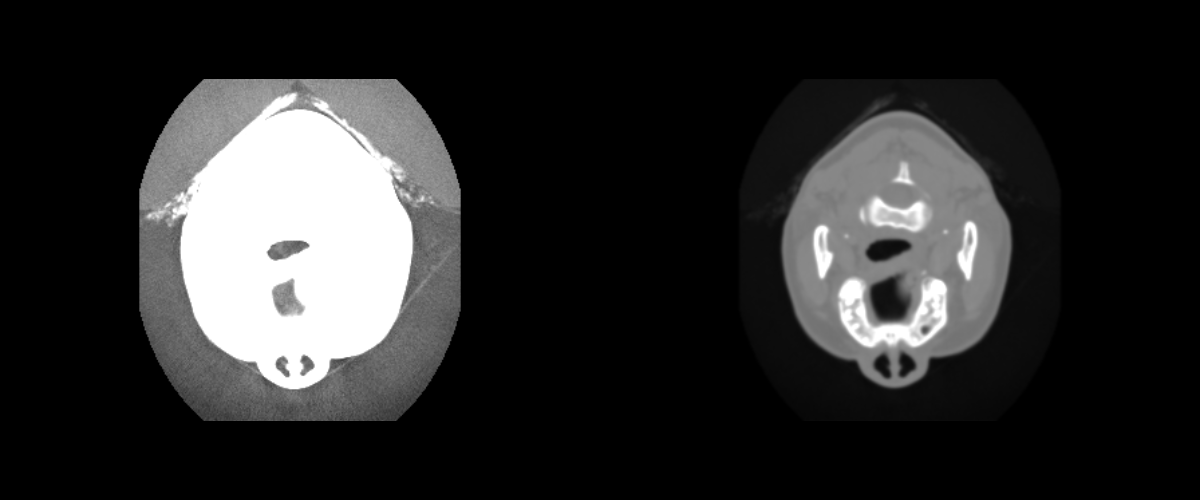

Generate this figure with Python:
#!/usr/bin/env python

# Apply a Butterworth low-pass filter in the frequency domain to smooth
# a 3D medical volume (FullHead.mhd).  The pipeline converts to the
# frequency domain with vtkImageFFT, applies the Butterworth filter,
# then converts back with vtkImageRFFT.  The left viewport shows the
# original; the right shows the smoothed result.

import os
from pathlib import Path

# Factory overrides: importing these modules registers the OpenGL rendering
# and interaction style implementations for vtkRenderingCore factory classes.
import vtkmodules.vtkInteractionStyle  # noqa: F401
import vtkmodules.vtkRenderingOpenGL2  # noqa: F401
# VTK pipeline classes used in this example
from vtkmodules.vtkIOImage import vtkMetaImageReader
from vtkmodules.vtkImagingCore import vtkImageCast, vtkImageExtractComponents, vtkImageShiftScale
from vtkmodules.vtkImagingFourier import (
    vtkImageButterworthLowPass,
    vtkImageFFT,
    vtkImageRFFT,
)
from vtkmodules.vtkRenderingCore import (
    vtkImageActor,
    vtkRenderWindow,
    vtkRenderWindowInteractor,
    vtkRenderer,
)

# Colors (normalized RGB)
black_rgb = (0.0, 0.0, 0.0)

# Data directory: defaults to the folder containing this script
data_dir = Path(os.environ.get("VPE_DATA_DIR", Path(__file__).parent))

# Reader: load the 3D medical volume
reader = vtkMetaImageReader()
reader.SetFileName(str(data_dir / "FullHead.mhd"))
reader.Update()

# Determine the middle axial slice
extent = reader.GetOutput().GetExtent()
mid_z = (extent[4] + extent[5]) // 2

# FFT: transform to the frequency domain
fft = vtkImageFFT()
fft.SetInputConnection(reader.GetOutputPort())
fft.SetDimensionality(2)

# Butterworth low-pass: attenuate high frequencies for smoothing
butterworth = vtkImageButterworthLowPass()
butterworth.SetInputConnection(fft.GetOutputPort())
butterworth.SetCutOff(0.2, 0.2, 0.2)
butterworth.SetOrder(2)

# Inverse FFT: transform back to the spatial domain
rfft = vtkImageRFFT()
rfft.SetInputConnection(butterworth.GetOutputPort())
rfft.SetDimensionality(2)

# Extract: take the real component from the complex output
extract = vtkImageExtractComponents()
extract.SetInputConnection(rfft.GetOutputPort())
extract.SetComponents(0)

# Cast original: convert to unsigned char for display
cast_original = vtkImageCast()
cast_original.SetInputConnection(reader.GetOutputPort())
cast_original.SetOutputScalarTypeToUnsignedChar()
cast_original.ClampOverflowOn()

# ShiftScale: map the filtered output range to [0, 255] for display
shift_scale = vtkImageShiftScale()
shift_scale.SetInputConnection(extract.GetOutputPort())
shift_scale.SetOutputScalarTypeToUnsignedChar()
shift_scale.ClampOverflowOn()

# Actor 1: original slice in the left viewport
actor_original = vtkImageActor()
actor_original.GetMapper().SetInputConnection(cast_original.GetOutputPort())
actor_original.SetDisplayExtent(extent[0], extent[1], extent[2], extent[3],
                                mid_z, mid_z)

# Actor 2: smoothed slice in the right viewport
actor_smoothed = vtkImageActor()
actor_smoothed.GetMapper().SetInputConnection(shift_scale.GetOutputPort())
actor_smoothed.SetDisplayExtent(extent[0], extent[1], extent[2], extent[3],
                                mid_z, mid_z)

# Renderer 1: left viewport — original
renderer_left = vtkRenderer()
renderer_left.AddActor(actor_original)
renderer_left.SetViewport(0.0, 0.0, 0.5, 1.0)
renderer_left.SetBackground(black_rgb)
renderer_left.ResetCamera()

# Renderer 2: right viewport — Butterworth smoothed
renderer_right = vtkRenderer()
renderer_right.AddActor(actor_smoothed)
renderer_right.SetViewport(0.5, 0.0, 1.0, 1.0)
renderer_right.SetBackground(black_rgb)
renderer_right.ResetCamera()

# Window: display the rendered scene
render_window = vtkRenderWindow()
render_window.AddRenderer(renderer_left)
render_window.AddRenderer(renderer_right)
render_window.SetWindowName("butterworth low pass")
render_window.SetMultiSamples(0)
render_window.SetSize(1200, 500)

# Interactor: handle mouse and keyboard events
render_window_interactor = vtkRenderWindowInteractor()
render_window_interactor.SetRenderWindow(render_window)

# Launch the interactive visualization
render_window_interactor.Initialize()
render_window_interactor.Start()
